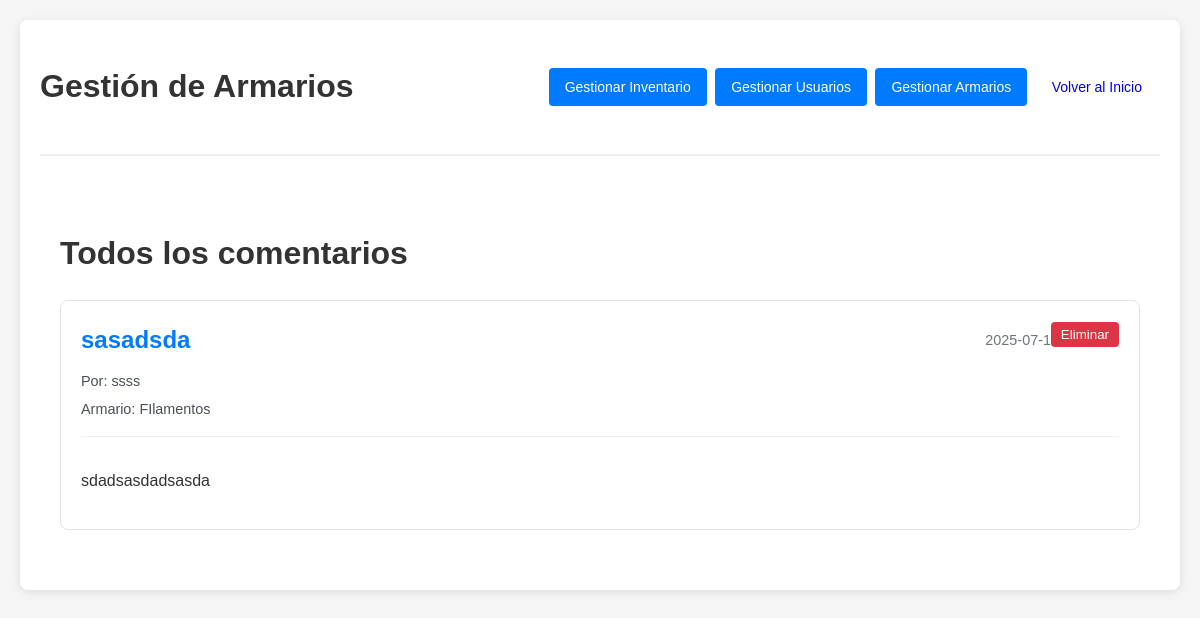
The page /comentarios/ver_comentario.php (signed in) on the database its author committed.
### tables this page shows
CREATE TABLE `comentario` (
  `titulo` text NOT NULL,
  `id_com` int(5) NOT NULL,
  `descripcion` text NOT NULL,
  `id_tabla` int(11) NOT NULL,
  `id` int(11) NOT NULL,
  `fecha` datetime NOT NULL,
  `leido` enum('si','no') NOT NULL DEFAULT 'no'
);

CREATE TABLE `armarios` (
  `nombre` text NOT NULL,
  `descrip` text NOT NULL,
  `id_tabla` int(16) NOT NULL,
  `ubicacion` text NOT NULL
);

### comentarios/funciones.php (called while the page is built, shortened)
<?php
function baseDatos($consulta)
{
    $conexion = mysqli_connect("localhost", "root", "");
    mysqli_select_db($conexion, "inventario");
    $resultado = mysqli_query($conexion, $consulta);
    return $resultado;
}
?>

### comentarios/ver_comentario.php (the view, shortened to what this page needs)
<?php
include("funciones.php");
$es_admin = isset($_SESSION['cate']) && ($_SESSION['cate'] == 'admin' || $_SESSION['cate'] == 'profe');
$consulta = "SELECT c.*, a.nombre as nombre_armario, u.nombre as nombre_usuario
             FROM comentario c
             JOIN armarios a ON c.id_tabla = a.id_tabla
             JOIN login u ON c.id = u.id
             ORDER BY c.fecha DESC";
$resultado = baseDatos($consulta);
?>
<!DOCTYPE html>
<html lang="es">
<head>
    <link rel="stylesheet" type="text/css" href="../backend.css">
</head>
<body>
        <div class="container">
        <div class="header">
            <h1>Gestión de Armarios</h1>
            <div>
    <a href="../modificar/productos/inventario.php" class="btn btn-primary">Gestionar Inventario</a>
    <a href="../usuarios/admin.php" class="btn btn-primary">Gestionar Usuarios</a>
    <a href="../modificar/armarios/gestion_armarios.php" class="btn btn-primary">Gestionar Armarios</a>
    <a href="../backend.php" class="btn btn-secundary">Volver al Inicio</a>
            </div>
        </div>
    <main>
        <h1>Todos los comentarios</h1>
        <?php if (mysqli_num_rows($resultado) > 0): ?>
            <div class="lista-completa">
                <?php while ($comentario = mysqli_fetch_assoc($resultado)): ?>
                    <div class="comentario-detallado">
                        <div class="comentario-cabecera">
                            <h2><?php echo htmlspecialchars($comentario['titulo']); ?></h2>
                            <span class="fecha"><?php echo $comentario['fecha']; ?></span>
                        </div>
                        <p class="usuario">Por: <?php echo htmlspecialchars($comentario['nombre_usuario']); ?></p>
                        <p class="armario">Armario: <?php echo htmlspecialchars($comentario['nombre_armario']); ?></p>
                        <div class="comentario-contenido">
                            <p><?php echo htmlspecialchars($comentario['descripcion']); ?></p>
                        </div>
                        <?php if ($es_admin || $_SESSION['id'] == $comentario['id']): ?>
                            <form action="eliminar_comentario.php" method="post" class="form-eliminar">
                                <button type="submit" onclick="return confirm('¿Eliminar este comentario permanentemente?')">
                                    Eliminar
                                </button>
                            </form>
                        <?php endif; ?>
                    </div>
                <?php endwhile; ?>
            </div>
        <?php else: ?>
            <p>No hay comentarios registrados.</p>
        <?php endif; ?>
    </main>
</body>
</html>

### backend.css (style rules this page uses)
body { font-family: Arial, sans-serif; margin: 0; padding: 0; line-height: 1.6; color: #333; }
main { padding: 20px; max-width: 1200px; margin: 0 auto; }
.lista-completa { margin-top: 20px; }
.comentario-detallado { background: white; border: 1px solid #dee2e6; border-radius: 8px; padding: 20px; margin-bottom: 20px; position: relative; }
.comentario-cabecera { display: flex; justify-content: space-between; align-items: center; margin-bottom: 10px; }
.comentario-cabecera h2 { margin: 0; color: #007bff; }
.fecha { color: #6c757d; font-size: 0.9em; }
.usuario, .armario { color: #495057; margin: 5px 0; font-size: 0.9em; }
.comentario-contenido { margin-top: 15px; padding-top: 15px; border-top: 1px solid #eee; }
.form-eliminar { position: absolute; top: 20px; right: 20px; }
.form-eliminar button { background: #dc3545; color: white; border: none; padding: 5px 10px; border-radius: 4px; cursor: pointer; }

### comentarios/ver_comentario.php (style rules this page uses)
body { font-family: Arial, sans-serif; margin: 0; padding: 20px; background-color: #f5f5f5; }
.container { max-width: 1400px; margin: 0 auto; background-color: white; padding: 20px; border-radius: 8px; box-shadow: 0 2px 10px rgba(0,0,0,0.1); }
.header { display: flex; justify-content: space-between; align-items: center; margin-bottom: 30px; padding-bottom: 20px; border-bottom: 2px solid #eee; }
.btn { padding: 8px 16px; border: none; border-radius: 4px; cursor: pointer; text-decoration: none; display: inline-block; margin: 2px; font-size: 14px; }
.btn-primary { background-color: #007bff; color: white; }

### rows shown on the page
comentario: titulo "sasadsda", fecha "2025-07-17…", id.nombre "ssss", id_tabla.nombre "FIlamentos", descripcion "sdadsasdadsasda"
